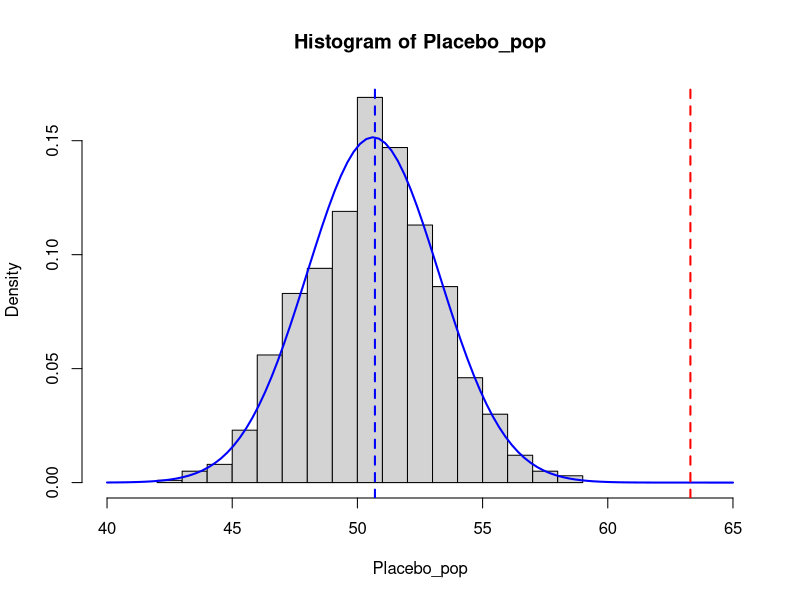

This figure's R source:
## ---- chunk 1
knitr::opts_chunk$set(echo = TRUE, collapse = TRUE)
library(ggplot2)
## ---- chunk 2
# population data
# simulate 1000 samples from a normal with the same parameters 
Placebo_pop = rnorm(1000, mean = 50.482, sd = 2.693)
head(Placebo_pop)

# write to file
# Placebo_pop = data.frame(value = Placebo_pop)
# write.table(Placebo_pop, file = "placebo_pop.csv", row.names = FALSE, col.names = FALSE)

# load from file
# Placebo_pop = read.table("placebo_pop2.csv", header=FALSE)
# Placebo_pop = Placebo_pop[,1]  # turns data frame into a simple vector
# head(Placebo_pop)

# sample data
Placebo = c(54,51,58,44,55,52,42,47,58,46)
Drug = c(54,73,53,70,73,68,52,65,65,60)
## ---- chunk 3
## check the parameters from the true population
paste("Pop. mean = ",round(mean(Placebo_pop),3),
      " ; Pop. SD = ",round(sd(Placebo_pop),4))

## check the parameters from the estimated population
paste("Sample mean = ",round(mean(Placebo),3),
      " ; Sample SD = ",round(sd(Placebo),4))
paste("Drug sample = ",round(mean(Drug),3),
      "; Drug sample = ",round(sd(Drug),4))
## ---- chunk 4
## visualize the distribution and sample means
hist(Placebo_pop, breaks=20, freq=FALSE, xlim=c(40,65))
xfit = seq(40,65,length=100)
yfit = dnorm(xfit,mean=mean(Placebo_pop),sd=sd(Placebo_pop))
lines(xfit,yfit,col="blue",lwd = 2)
abline(v = mean(Placebo), col="blue", lwd=2, lty=2)
abline(v = mean(Drug), col="red", lwd=2, lty=2)  # off scale
## ---- chunk 5
## t_critical: t-score for 97.5% area (range is from 2.5% to 97.5%)
## also need degrees of freedom for this distribution (length - 1)
##   df = same for Placebo and Drug (9)

# Placebo and Drug are the same length so this works for both df
t_0.975 = qt(p = 0.975, df = length(Placebo)-1)  # t-score for 97.5th percentile
paste0("t_crit = ",round(t_0.975,4))

# note this is bigger than the corresponding z-score would be
# n_0.975 = qnorm(p = 0.975)
# n_0.975


# placebo SEM
Pmean = mean(Placebo)
Pse=sd(Placebo)/sqrt(length(Placebo))
Pmean
Pse

# drug SEM
Dmean = mean(Drug)
Dse=sd(Drug)/sqrt(length(Drug))
Dmean
Dse

# placebo and drug 95% CI
c(Pmean - Pse * t_0.975, Pmean + Pse * t_0.975)
c(Dmean - Dse * t_0.975, Dmean + Dse * t_0.975)
## ---- chunk 6
# Placebo sample
t.test(Placebo, mu=mean(Placebo_pop))

# Drug sample
t.test(Drug, mu=mean(Placebo_pop))
## ---- chunk 7
# confidence intervals and p-values from t-tests
#str(Pt.test)

t.test(Placebo, mu=mean(Placebo_pop))$conf.int[1:2] # lower and upper CI limits
#t.test(Placebo, mu=mean(Placebo_pop))$conf.int      # also indicates 0.95 is the range

t.test(Drug, mu=mean(Placebo_pop))$conf.int[1:2]

t.test(Placebo, mu=mean(Placebo_pop))$p.value
t.test(Drug, mu=mean(Placebo_pop))$p.value

## ---- chunk 8
# make a data frame

# reset levels (alphabetical by default)


###

# basic jitter plot


# jitter plot with SE
# calculate by hand (not sure if there is a function for this)


# 95%CI with pointrange (pointrange is default)


# 95%CI with error bars


## ---- chunk 9
# initialize an empty vector

# sample size
n=5

# for loop to take 10000 samples


# histogram of the sample differences


## ---- chunk 10
# perform two versions of a 2-sample test using R

    # equal variances
    # Welch (unequal variances)
## ---- chunk 11
# paired difference between samples


# t-score and p-value by hand


# paired t-test: t.test(treatment, control, ...)

## ---- chunk 12
# one-sample test: sample diff vs. Exp(mu) = 0


# paired t-test: t.test(treatment, control, ...)
